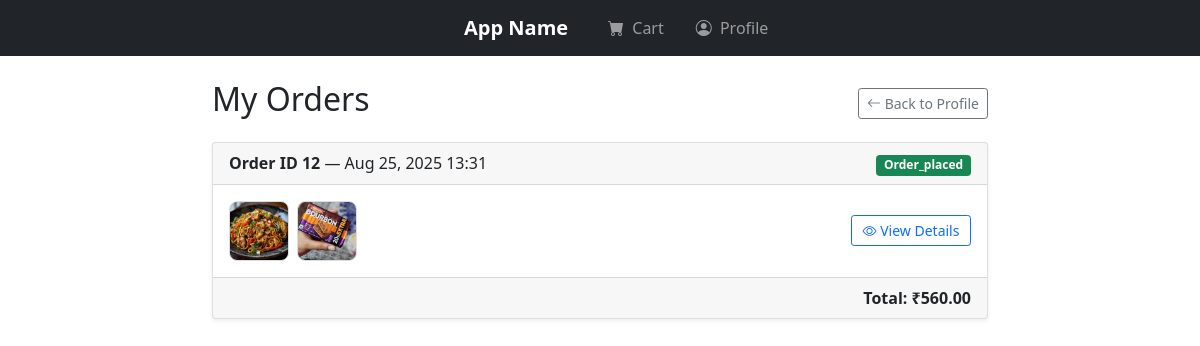
/my-orders/ (signed in), run on the app's committed database.
### mainapp/models.py (models this page shows, shortened)
class Order(models.Model):
    customer = models.ForeignKey(Customer, on_delete=models.CASCADE)
    order_items = models.JSONField(default=dict)
    total_amount = models.DecimalField(max_digits=10, decimal_places=2)
    phone = models.CharField(max_length=15)
    payment_status = models.CharField(max_length=20, default='Pending')  # e.g. Paid, Failed
    razorpay_order_id = models.CharField(max_length=100, null=True, blank=True)
    created_at = models.DateTimeField(auto_now_add=True)
    delivery_status = models.CharField(max_length=100, default='order_placed')

class Product(models.Model):
    product_name = models.CharField(max_length=100)
    product_price = models.IntegerField(max_length=100)
    product_des = models.CharField(max_length=200)
    category = models.ForeignKey(Category, on_delete=models.CASCADE)
    product_img = models.ImageField(upload_to='product_images/',null=True)

### mainapp/views.py (the view)
# urls.py: path('my-orders/', views.my_orders, name='my_orders'),
def my_orders(request):
    customer_id = request.session.get('user')
    if not customer_id:
        return redirect('login')
    orders = Order.objects.filter(customer_id=customer_id,payment_status__iexact='Paid').order_by('-created_at')
    return render(request, 'my_orders.html', {'orders': orders})

### mainapp/templatetags/product_tags.py (called while the page is built)
@register.filter
def get_product(product_id):
    try:
        return Product.objects.get(id=product_id)
    except Product.DoesNotExist:
        return None

### templates/my_orders.html (shortened to what this page needs)
{% extends 'base.html' %}
{% block content %}
{% load product_tags %}
<div class="container order-wrapper mt-4">
  <div class="d-flex justify-content-between align-items-center mb-3">
    <h2>My Orders</h2>
    <a href="/profile/" class="btn btn-outline-secondary btn-sm">
      <i class="bi bi-arrow-left"></i> Back to Profile
    </a>
  </div>
  {% if orders %}
    {% for order in orders %}
      <div class="card mb-4 shadow-sm">
        <div class="card-header d-flex justify-content-between align-items-center">
          <span><strong>Order ID {{ order.id }}</strong> — {{ order.created_at|date:"M d, Y H:i" }}</span>
          <div>
            {% if order.delivery_status|lower == 'order_placed' %}
              <span class="badge bg-success">{{ order.delivery_status|capfirst }}</span>
            {% elif order.delivery_status|lower == 'delivered' %}
              <span class="badge bg-info">{{ order.delivery_status|capfirst }}</span>
            {% else %}
              <span class="badge bg-secondary">{{ order.delivery_status|capfirst }}</span>
            {% endif %}
          </div>
        </div>
        <div class="card-body d-flex justify-content-between align-items-center">
          <div class="product-thumbnails">
            {% for product_id, quantity in order.order_items.items|slice:":3" %}
              {% with product=product_id|get_product %}
                {% if product %}
                  <img src="{{ product.product_img.url }}" alt="{{ product.product_name }}" title="{{ product.product_name }}">
                {% endif %}
              {% endwith %}
            {% endfor %}
          </div>
          <button class="btn btn-outline-primary btn-sm toggle-details-btn" type="button" data-bs-toggle="collapse" data-bs-target="#orderItems{{ order.id }}" aria-expanded="false" aria-controls="orderItems{{ order.id }}">
            <i class="bi bi-eye"></i> View Details
          </button>
        </div>
        <div class="card-footer text-end">
          <strong>Total: ₹{{ order.total_amount }}</strong>
        </div>
      </div>
    {% endfor %}
  {% else %}
    <div class="alert alert-info">You haven’t placed any orders yet.</div>
  {% endif %}
</div>
{% endblock %}

### templates/my_orders.html (style rules this page uses)
.order-wrapper { max-width: 800px; margin: 2rem auto; }
.product-thumbnails { display: flex; gap: 0.5rem; }
.product-thumbnails img { width: 60px; height: 60px; object-fit: cover; border-radius: 8px; border: 1px solid #ddd; }
.toggle-details-btn { min-width: 120px; }

### data on the page
Order: id "12", created_at "Aug 25, 2025 13:31", delivery_status "Order_placed", product_img (picture), total_amount "560.00"
